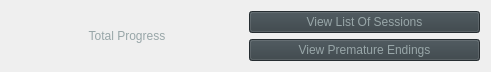
    <widget class="QWidget" name="horizontalLayoutWidget_6">
     <property name="geometry">
      <rect>
       <x>790</x>
       <y>19</y>
       <width>491</width>
       <height>61</height>
      </rect>
     </property>
     <layout class="QHBoxLayout" name="horizontalLayout">
      <item>
       <widget class="QLabel" name="topsessionLabel">
        <property name="styleSheet">
         <string notr="true">color: #98A6A8;
font: 12pt &quot;Arial Black&quot;;</string>
        </property>
        <property name="text">
         <string>Total Progress</string>
        </property>
        <property name="alignment">
         <set>Qt::AlignCenter</set>
        </property>
       </widget>
      </item>
      <item>
       <layout class="QVBoxLayout" name="verticalLayout">
        <item>
         <widget class="QPushButton" name="pushButton">
          <property name="styleSheet">
           <string notr="true">color: #98A6A8;
background-color: rgb(53, 63, 68);</string>
          </property>
          <property name="text">
           <string>View List Of Sessions</string>
          </property>
         </widget>
        </item>
        <item>
         <widget class="QPushButton" name="pushButton_3">
          <property name="styleSheet">
           <string notr="true">color: #98A6A8;
background-color: rgb(53, 63, 68);</string>
          </property>
          <property name="text">
           <string>View Premature Endings</string>
          </property>
         </widget>
        </item>
       </layout>
      </item>
     </layout>
    </widget>
